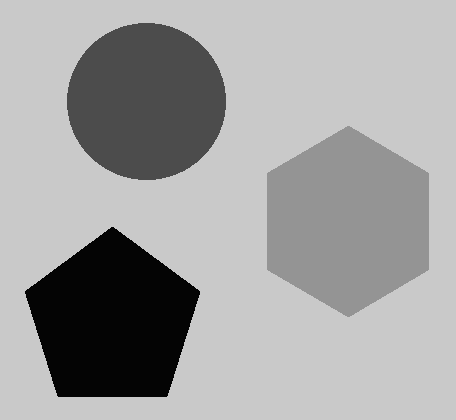
#> input picture Test_Img/NewImg2.tiff, 456 x 420 px, found by its file name; the run also reads 1 picture not shown here
$ jupyter execute Main.ipynb
#> lines starting #> are read from the running program, lines starting #| are printed output that depends on the picture
### utils.py
#!/usr/bin/env python
# coding: utf-8

# In[70]:


import matplotlib.pyplot as plt
import numpy as np
import cv2
from sklearn.metrics import confusion_matrix
import seaborn as sns
from csv import writer


# In[71]:


# [114 lines left out: functions fuzzy_to_crisp, clustering, indexing_new, indexing_final, sorting, intersect and 2 more, not called in this run]

def FPR_score(clustered,ground) :
    intersection = intersect(clustered,ground)
    return (np.sum(clustered) - np.sum(intersection))/np.sum(ground)

def FNR_score(clustered, ground) :
    intersection = intersect(clustered,ground)
    return (np.sum(ground) - np.sum(intersection))/np.sum(ground)

# In[79]:


# [27 lines left out: functions tot_jaccard_score, tot_dice_score, tot_FPR_score, tot_FNR_score, not called in this run]

def PC(u,m) :
    return np.sum(u**m)/(u.shape[0]*u.shape[1])

# [12 lines left out: functions PE, reshaping_linear, not called in this run]


# In[82]:


def grounded_imaging(image):
    image_act = np.zeros(image.shape)
    unique_val = np.unique(image)

    image1=np.zeros((420,456))
    image2=np.zeros((420,456))
    image3=np.zeros((420,456))
    image4=np.zeros((420,456))
    for i in range(420):
        for j in range(456):
            if image[i,j]==4:
                image1[i,j]=1
            if image[i,j]==76:
                image2[i,j]=1
            if image[i,j]==148:
                image3[i,j]=1
            if image[i,j]==201:
                image4[i,j]=1

    for i in range(420):
        for j in range(456):
            if image1[i][j] == 1:
                image_act[i][j] = 0
            if image2[i][j] == 1:
                image_act[i][j] = 1
            if image3[i][j] == 1:
                image_act[i][j] = 2
            if image4[i][j] == 1:
                image_act[i][j] = 3

    ground_set=[(4,image1),(76,image2),(148,image3),(201,image4)]
    return ground_set , image_act


# In[83]:


dice_score_list = list()
jaccard_score_list = list()
accuracy_list = list()
FPR_list = list()
FNR_list = list()
PC_list = list()
PE_list = list()


# In[84]:


# [69 lines left out: functions processing, append_result, not called in this run]


# In[37]:

### fcm.py
# [144 lines of commented-out code are left out]


import random
import numpy as np

# In[25]:


# [6 lines left out: function reassign, not called in this run]


# In[26]:


def init_membership_random(n_points_x,n_points_y,n_clusters):
    u = np.zeros((n_points_x,n_points_y, n_clusters))
    for i in range(n_points_x):
        for j in range(n_points_y):
            row_sum = 0.0
            for c in range(n_clusters):
                if c == n_clusters-1:
                    u[i][j][c] = 1.0 - row_sum
                else:
                    rand_clus = random.randint(0, n_clusters-1)
                    rand_num = random.random()
                    rand_num = round(rand_num, 2)
                    if rand_num + row_sum <= 1.0:
                        u[i][j][c] = rand_num
                        row_sum = row_sum +rand_num
    return u


# In[27]:


# [5 lines left out: function distance_squared, not called in this run]


# In[28]:


def compute_cluster_centers(image,u,n_clusters,m):
        n_points_x,n_points_y = image.shape

        new_image=np.zeros(u.shape)
        for c in range(n_clusters) :
            new_image[:,:,c]=image

        sum_1=np.sum(np.sum((u**m)*new_image,axis=0),axis=0)
        sum_2=np.sum(np.sum((u**m),axis=0),axis=0)

        centers = sum_1/sum_2
        return centers


# In[29]:


def update_u(data,center,u,m) :
    n_points_x,n_points_y = data.shape
    n_clusters=len(center)

    distance=np.zeros(u.shape)
    for c in range(n_clusters) :
        distance[:,:,c]=(data-center[c])**2

    for i in range(n_points_x):
        for j in range(n_points_y):
            dist = distance[i,j,:]
            update=True
            for c in range(n_clusters):
                distijc=dist[c]
                if distijc==0 :
                    reassign(i,j,c,u,n_clusters)
                    update = False
                    break
            if update==True :
                for c in range(n_clusters) :
                    sum_1=0
                    d1=dist[c]
                    for k in range(n_clusters) :
                        sum_1=sum_1+((d1/dist[k])**(1/(m-1)))
                    u[i][j][c]=(1/sum_1)


# In[30]:


def fit(X,n_clusters,max_iter,m, error):
        X = np.array(X)
        n_points_x,n_points_y = X.shape
        u=init_membership_random(n_points_x,n_points_y,n_clusters)
        centers = compute_cluster_centers(X,u,n_clusters,m)
        for i in range(max_iter):
            prev_centers=centers
            update_u(X,centers,u,m)
            centers = compute_cluster_centers(X,u,n_clusters,m)
            if abs(np.max(np.array(prev_centers)-np.array(centers)))<=error :
                return u, centers
        return u, centers

### Main.ipynb
[cell 1]
import fcm
import kfcpfskld
from utils import reshaping_linear, grounded_imaging, processing, fuzzy_to_crisp, clustering, indexing_final, append_result, tot_dice_score, tot_jaccard_score
from PIL import Image
import os
import pandas as pd
import cv2
import numpy as np
import matplotlib.pyplot as plt
import scipy.io

[cell 2]
path = r"/Test_Img/GN"
image_orig=cv2.imread(r'/Test_Img/NewImg2.tiff', 0)
#> image_orig is the input picture: shape (420, 456); min 4, max 201, mean 160.4


#MAKING GROUNDED SETS FOR IMAGE (MODIFY FOR EACH IMAGE IN THE MODULE )
ground_set , image_act = grounded_imaging(image_orig)
#> in grounded_imaging, `unique_val = np.unique(image)`: unique_val = [4, 76, 148, 201]
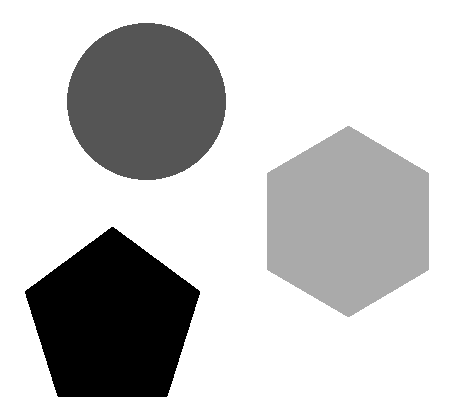
#> image_act: shape (420, 456) float64; min 0, max 3, mean 2.35; drawn with min black and max white
#> ground_set = 4 items

img_name=[]
accuracy_list_final = []
PC_list_final = []
PE_list_final = []
dice_score_list1_final, dice_score_list2_final, dice_score_list3_final, dice_score_list4_final = [], [], [], []
jaccard_score_list1_final, jaccard_score_list2_final, jaccard_score_list3_final, jaccard_score_list4_final = [], [], [], []
FPR_list1_final, FPR_list2_final, FPR_list3_final, FPR_list4_final = [], [], [], []
FNR_list1_final, FNR_list2_final, FNR_list3_final, FNR_list4_final = [], [], [], []
final_images_scores_list = []
optimal_scores_list = []
image_name_list = []
range_list_ = []
dict_final = {}

for imageName in os.listdir(path):
  # if imageName=='NewImg2_0_015.tiff':
    print(imageName)
    inputPath = os.path.join( path , imageName )
    img_name.append(imageName)

    #READING IMAGE

    if imageName[-3:]=='mat' :
        image = np.round(scipy.io.loadmat(inputPath)['aa'])
    else :
        image = cv2.imread(inputPath , 0)
    range_list = np.linspace(0.1, 0.6, 6)

    dice_score_list_1, dice_score_list_2, dice_score_list_3, dice_score_list_4 = np.zeros(len(range_list)), np.zeros(len(range_list)), np.zeros(len(range_list)), np.zeros(len(range_list))
    jaccard_score_list_1, jaccard_score_list_2, jaccard_score_list_3, jaccard_score_list_4 = np.zeros(len(range_list)), np.zeros(len(range_list)), np.zeros(len(range_list)),np.zeros(len(range_list))
    FPR_list_1, FPR_list_2, FPR_list_3, FPR_list_4 = np.zeros(len(range_list)), np.zeros(len(range_list)), np.zeros(len(range_list)), np.zeros(len(range_list))
    FNR_list_1, FNR_list_2, FNR_list_3, FNR_list_4 = np.zeros(len(range_list)), np.zeros(len(range_list)), np.zeros(len(range_list)), np.zeros(len(range_list))
    accuracy_list = np.zeros(len(range_list))
    PC_list = np.zeros(len(range_list))
    PE_list = np.zeros(len(range_list))

    for index,alpha in enumerate(range_list):
    #USE YOUR DEFINED MODEL HERE
        print(alpha)
        image_name_list.append(imageName)
        range_list_.append( alpha )
        init_u,init_centers = fcm.fit(image,4,10,2,0.01)
        u = kfcpfskld.fit_(image, 4, 2, 0.4, 0.01, 100, init_u , init_centers, alpha,3,150)

    #CALCULATE THE DICE_SCORE , JACCARD SCORE , ACCURACY & A CONFUSION MATRIX
        dice_score , jaccard_score , accuracy, FPR, FNR, PC, PE = processing(u , 2 ,image , ground_set , image_act,imageName )

        dice_score_list_1[index], dice_score_list_2[index], dice_score_list_3[index], dice_score_list_4[index]= np.array(dice_score[0]), np.array(dice_score[1]), np.array(dice_score[2]), np.array(dice_score[3])
        jaccard_score_list_1[index], jaccard_score_list_2[index], jaccard_score_list_3[index], jaccard_score_list_4[index] = np.array(jaccard_score[0]), np.array(jaccard_score[1]), np.array(jaccard_score[2]), np.array(jaccard_score[3])
        FPR_list_1[index], FPR_list_2[index], FPR_list_3[index], FPR_list_4[index]=np.array(FPR[0]), np.array(FPR[1]), np.array(FPR[2]), np.array(FPR[3])
        FNR_list_1[index], FNR_list_2[index], FNR_list_3[index], FNR_list_4[index]=np.array(FNR[0]), np.array(FNR[1]), np.array(FNR[2]), np.array(FNR[3])
        accuracy_list[index]=np.array(accuracy)
        PC_list[index]=np.array(PC)
        PE_list[index]=np.array(PE)

    accuracy_list_final = accuracy_list_final + accuracy_list.tolist()
    PC_list_final = PC_list_final + PC_list.tolist()
    PE_list_final = PE_list_final + PE_list.tolist()
    dice_score_list1_final, dice_score_list2_final, dice_score_list3_final, dice_score_list4_final = dice_score_list1_final + dice_score_list_1.tolist(), dice_score_list2_final + dice_score_list_2.tolist(), dice_score_list3_final + dice_score_list_3.tolist(), dice_score_list4_final + dice_score_list_4.tolist()
    jaccard_score_list1_final, jaccard_score_list2_final, jaccard_score_list3_final, jaccard_score_list4_final = jaccard_score_list1_final + jaccard_score_list_1.tolist(), jaccard_score_list2_final + jaccard_score_list_2.tolist(), jaccard_score_list3_final + jaccard_score_list_3.tolist(), jaccard_score_list4_final + jaccard_score_list_4.tolist()
    FPR_list1_final, FPR_list2_final, FPR_list3_final, FPR_list4_final = FPR_list1_final + FPR_list_1.tolist(), FPR_list2_final + FPR_list_2.tolist(), FPR_list3_final + FPR_list_3.tolist(), FPR_list4_final + FPR_list_4.tolist()
    FNR_list1_final, FNR_list2_final, FNR_list3_final, FNR_list4_final = FNR_list1_final + FNR_list_1.tolist(), FNR_list2_final + FNR_list_2.tolist(), FNR_list3_final + FNR_list_3.tolist(), FNR_list4_final + FNR_list_4.tolist()
    accuracy_array = np.array(accuracy_list)

    max_index = np.argmax(accuracy_array)
    optimal_scores_list.append((imageName , range_list[max_index] , accuracy_array[max_index] , PC_list[max_index] , PE_list[max_index] , dice_score_list_1[max_index] ,dice_score_list_2[max_index] ,dice_score_list_3[max_index] ,dice_score_list_4[max_index] , jaccard_score_list_1[max_index], jaccard_score_list_2[max_index], jaccard_score_list_3[max_index], jaccard_score_list_4[max_index], FPR_list_1[max_index], FPR_list_2[max_index], FPR_list_3[max_index], FPR_list_4[max_index], FNR_list_1[max_index], FNR_list_2[max_index], FNR_list_3[max_index], FNR_list_4[max_index] ))

dict_final = {'image_name': image_name_list  ,'alpha' : range_list_ , 'accuracy' : accuracy_list_final , 'PC' : PC_list_final , 'PE' : PE_list_final , 'avg_dic1' : dice_score_list1_final,'avg_dic2' : dice_score_list2_final,'avg_dic3' : dice_score_list3_final,'avg_dic4' : dice_score_list4_final , 'avg_jac1' : jaccard_score_list1_final,'avg_jac2' : jaccard_score_list2_final ,'avg_jac3' : jaccard_score_list3_final ,'avg_jac4' : jaccard_score_list4_final, 'FPR_1' : FPR_list1_final , 'FPR_2' : FPR_list2_final , 'FPR_3' : FPR_list3_final , 'FPR_4' : FPR_list4_final, 'FNR_1' : FNR_list1_final , 'FNR_2' : FNR_list2_final , 'FNR_3' : FNR_list3_final , 'FNR_4' : FNR_list4_final  }
final_df = pd.DataFrame.from_dict(dict_final, orient='index')
final_df.transpose()

optimal_scores_df = pd.DataFrame(optimal_scores_list ,columns =['ImageName', 'alpha', 'accuracy' , 'PC', 'PE', 'dic1', 'dic2', 'dic3', 'dic4' , 'jac1', 'jac2', 'jac3', 'jac4', 'FPR1' , 'FPR2' , 'FPR3' , 'FPR4' , 'FNR1' , 'FNR2' , 'FNR3' , 'FNR4'])

[cell 3]
optimal_scores_df

[cell 4]
optimal_scores_df
